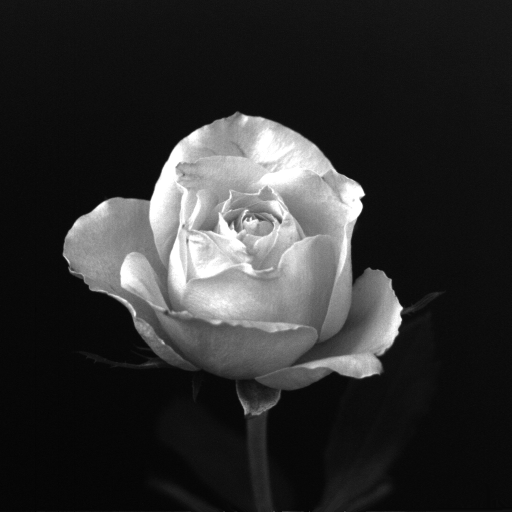
#> input picture TP2/rose1024.tif, 1024 x 1024 px (shown at 1/2 size)
$ jupyter execute TP2_notebook.ipynb
#> lines starting #> are read from the running program, lines starting #| are printed output that depends on the picture; after the words box and inside, x2 and y2 are one past the last pixel; in counts of white or black regions, pixels touching at a corner belong together
# TP 2
## Ejercicio 1
- Filmina 8: Se submuestrea una imagen de tamaño original 1024x1024 y se muestran las imagenes resultantes

[cell 1]
import cv2
from matplotlib import pyplot as plt
import numpy as np
import scipy

[cell 2]
mydpi = 92
img = cv2.imread('rose1024.tif',cv2.IMREAD_GRAYSCALE)
#> img is the input picture: shape (1024, 1024); min 0, max 255, mean 46.8
plt.figure(1,figsize=(1024/mydpi,1024/mydpi), dpi=mydpi)
plt.imshow(img,cmap='gray', vmin=0, vmax=255)
plt.title('1024x1024')
plt.axis('off')
plt.show(block=False) # Show the plot in non-blocking mode (i.e continue)

dim = (512,512)
img2 = cv2.resize(img,dim,cv2.INTER_AREA)
plt.figure(2,figsize=(512/mydpi,512/mydpi), dpi=mydpi)
plt.imshow(img2,cmap='gray', vmin=0, vmax=255)
plt.title('512x512')
plt.axis('off')
plt.show(block=False) # Show the plot in non-blocking mode (i.e continue)

dim = (256,256)
img3 = cv2.resize(img,dim,cv2.INTER_AREA)
plt.figure(3,figsize=(256/mydpi,256/mydpi), dpi=mydpi)
plt.imshow(img3,cmap='gray', vmin=0, vmax=255)
plt.title('256x256')
plt.axis('off')
plt.show(block=False) # Show the plot in non-blocking mode (i.e continue)

dim = (128,128)
img4 = cv2.resize(img,dim,cv2.INTER_AREA)
plt.figure(4,figsize=(128/mydpi,128/mydpi), dpi=mydpi)
plt.imshow(img4,cmap='gray', vmin=0, vmax=255)
plt.title('128x128')
plt.axis('off')
plt.show(block=False) # Show the plot in non-blocking mode (i.e continue)

dim = (64,64)
img5 = cv2.resize(img,dim,cv2.INTER_AREA)
plt.figure(5,figsize=(64/mydpi,64/mydpi), dpi=mydpi)
plt.imshow(img5,cmap='gray', vmin=0, vmax=255)
plt.title('64x64')
plt.axis('off')
plt.show(block=False) # Show the plot in non-blocking mode (i.e continue)

dim = (32,32)
img6 = cv2.resize(img,dim,cv2.INTER_AREA)
plt.figure(6,figsize=(32/mydpi,32/mydpi), dpi=mydpi)
plt.imshow(img6,cmap='gray', vmin=0, vmax=255)
plt.title('32x32')
plt.axis('off')
plt.show(block=False) # Show the plot in non-blocking mode (i.e continue)

- Filmina 9:
Las imágenes del punto anterior se muestran en el mismo tamaño, enfatizando la perdida de calidad de las mismas en cada paso de downsampling.

[cell 3]
plt.imshow(img,cmap='gray', vmin=0, vmax=255)
plt.title('Size 1024x1024')
plt.axis('off')
plt.show(block=False) #

plt.imshow(img2,cmap='gray', vmin=0, vmax=255)
plt.title('Upscaled 512x512')
plt.axis('off')
plt.show(block=False) #

plt.imshow(img3,cmap='gray', vmin=0, vmax=255)
plt.title('Upscaled 256x256')
plt.axis('off')
plt.show(block=False) #
plt.imshow(img4,cmap='gray', vmin=0, vmax=255)
plt.title('Upscaled 128x128')
plt.axis('off')
plt.show(block=False) #

plt.imshow(img5,cmap='gray', vmin=0, vmax=255)
plt.title('Upscaled 64x64')
plt.axis('off')
plt.show(block=False) #

plt.imshow(img6,cmap='gray', vmin=0, vmax=255)
plt.title('Upscaled 32x32')
plt.axis('off')
plt.show(block=False) #

- Filmina 10: Se muestra la degradacion de la imagen al agrandar el tamaño de los píxeles.

En nuestro caso, hacemos uso del parametro DPI (densidad de pixeles por pulgada) para modificar el tamaño de los px.

[cell 4]
building = cv2.imread('edificio.png',cv2.IMREAD_GRAYSCALE)
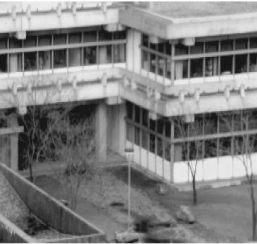
#> input picture TP2/edificio.png, 257 x 244 px
#> building is the input picture: shape (244, 257); min 15, max 255, mean 126.9

plt.figure(8 ,figsize=(4,4),dpi=92)
plt.axis('off')
plt.imshow(building,cmap='gray',vmin=0,vmax=255)
plt.title('Building w/ 92 ppi')

plt.figure(9,figsize=(4,4) ,dpi=28)
plt.axis('off')
plt.imshow(building,cmap='gray',vmin=0,vmax=255)
plt.title('Building w/ 28 ppi')

- Filmina 11:

Ahora veremos como se modifica una imagen con diferentes niveles de cuantización. Utilizamos una combinacion de un escalado en las imagenes + seteo de niveles para el maximo y minimo de amplitud en pyplot.

[cell 5]
img = cv2.imread('ctskull256.tif',cv2.IMREAD_GRAYSCALE)
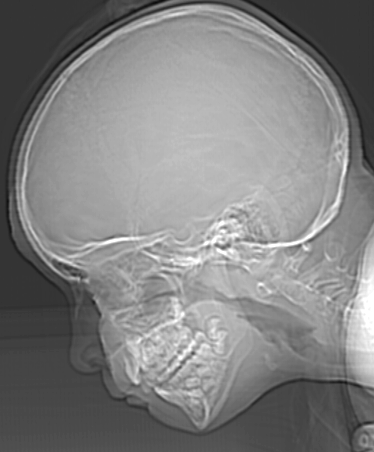
#> input picture TP2/ctskull256.tif, 374 x 452 px
#> img is the input picture: shape (452, 374); min 12, max 255, mean 129.4

plt.imshow(img,cmap='gray', vmin=0, vmax=255)
plt.title('Skull 255')
plt.axis('off')
plt.show(block=False) #

#Cuantizamos a 16 niveles de gris
img2 = img * (15 / 255)
#> img2: shape (452, 374) float64
img2=np.round(img2)
plt.imshow(img2,cmap='gray', vmin=0, vmax=15)
plt.title('Skull con 16 niveles de gris')
plt.axis('off')
plt.show(block=False) #

#8 Niveles
img3 = img * (7 / 255)
#> img3: shape (452, 374) float64
img3=np.round(img3)
plt.imshow(img3,cmap='gray', vmin=0, vmax=7)
plt.title('Skull con 8 niveles de gris')
plt.axis('off')
plt.show(block=False) #

#4 Niveles
img4 = img * (3 / 255)
#> img4: shape (452, 374) float64
img4=np.round(img4)
plt.imshow(img4,cmap='gray', vmin=0, vmax=3)
plt.title('Skull con 4 niveles de gris')
plt.axis('off')
plt.show(block=False) #

#Finalmente, a 2 niveles (B or W)
img5 = img * (1 / 255)
#> img5: shape (452, 374) float64
img5=np.round(img5)
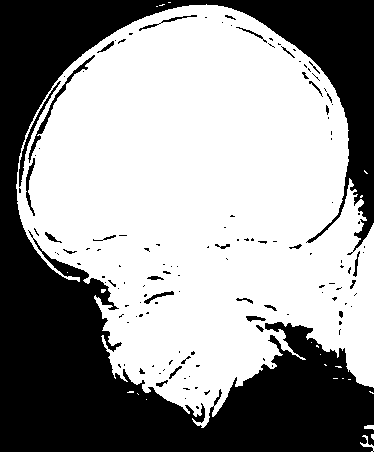
#> img5: shape (452, 374) float64; values 0 (black) and 1 (white), 59.7% white; 134 black regions (103 under 20 px), largest, box (x1, y1, x2, y2) and area: (0, 0, 374, 452) 65430, (28, 55, 95, 163) 449, (19, 81, 61, 187) 349
plt.imshow(img5,cmap='gray', vmin=0, vmax=1)
plt.title('Skull con 2 niveles de gris')
plt.axis('off')
plt.show(block=False) #

# TP 2
## Ejercicio 2
Pasar a python los ejemplos de matlab (Unidad 3)

- ex1.m

[cell 6]
import numpy as np
from scipy.ndimage import rotate

def fspecial(type, arg1=None, arg2=None):
    if not isinstance(type, str):
        raise ValueError("fspecial: first argument must be a string")

    type = type.lower()

    if type == "average":
        if arg1 is not None and np.all(np.isreal(arg1)) and np.prod(arg1.shape) <= 2:
            fsize = arg1
        else:
            fsize = 3
        f = np.ones((fsize, fsize))
        f /= np.sum(f)

    elif type == "disk":
        if arg1 is not None and np.all(np.isreal(arg1)) and np.isscalar(arg1):
            radius = arg1
        else:
            radius = 5
        x, y = np.meshgrid(np.arange(-radius, radius+1), np.arange(-radius, radius+1))
        r = np.sqrt(x**2 + y**2)
        f = (r <= radius).astype(float)
        f /= np.sum(f)

    elif type == "gaussian":
        if arg1 is not None and np.all(np.isreal(arg1)):
            if np.isscalar(arg1):
                hsize = (arg1, arg1)
            elif isinstance(arg1, (list, tuple)) and len(arg1) == 2:
                hsize = arg1
            else:
                raise ValueError("fspecial: second argument must be a scalar or a vector of two scalars")
        else:
            hsize = (3, 3)

        if arg2 is not None and np.all(np.isreal(arg2)) and np.isscalar(arg2):
            sigma = arg2
        else:
            sigma = 0.5

        h1, h2 = hsize[0] - 1, hsize[1] - 1
        x, y = np.meshgrid(np.arange(0, h2+1), np.arange(0, h1+1))
        x = x - h2/2
        y = y - h1/2
        gauss = np.exp(-(x**2 + y**2) / (2 * sigma**2))
        f = gauss / np.sum(gauss)

    elif type == "laplacian":
        if arg1 is not None and np.isscalar(arg1):
            alpha = arg1
            if alpha < 0 or alpha > 1:
                raise ValueError("fspecial: second argument must be between 0 and 1")
        else:
            alpha = 0.2
        f = (4 / (alpha + 1)) * np.array([[alpha/4, (1-alpha)/4, alpha/4],
                                         [(1-alpha)/4, -1, (1-alpha)/4],
                                         [alpha/4, (1-alpha)/4, alpha/4]])

    elif type == "log":
        if arg1 is not None and np.all(np.isreal(arg1)):
            if np.isscalar(arg1):
                hsize = (arg1, arg1)
            elif isinstance(arg1, (list, tuple)) and len(arg1) == 2:
                hsize = arg1
            else:
                raise ValueError("fspecial: second argument must be a scalar or a vector of two scalars")
        else:
            hsize = (5, 5)

        if arg2 is not None and np.all(np.isreal(arg2)) and np.isscalar(arg2):
            sigma = arg2
        else:
            sigma = 0.5

        h1, h2 = hsize[0] - 1, hsize[1] - 1
        x, y = np.meshgrid(np.arange(0, h2+1), np.arange(0, h1+1))
        x = x - h2/2
        y = y - h1/2
        gauss = np.exp(-(x**2 + y**2) / (2 * sigma**2))
        f = ((x**2 + y**2 - 2 * sigma**2) * gauss) / (2 * np.pi * sigma**6 * np.sum(gauss))

    elif type == "motion":
        if arg1 is not None and np.all(np.isreal(arg1)):
            len_ = int(arg1)
        else:
            len_ = 9

        if len_ % 2 == 1:
            sze = (len_, len_)
        else:
            sze = (len_+1, len_+1)

        if arg2 is not None and np.all(np.isreal(arg2)):
            angle = arg2
        else:
            angle = 0

        f = np.zeros(sze)
        f[len_//2, 0:len_] = 1
        f = rotate(f, angle, reshape=False)
        f /= np.sum(f)

    elif type == "prewitt":
        f = np.array([[1, 1, 1],
                      [0, 0, 0],
                      [-1, -1, -1]])

    elif type == "sobel":
        f = np.array([[1, 2, 1],
                      [0, 0, 0],
                      [-1, -2, -1]])

    elif type == "kirsch":
        f = np.array([[3, 3, 3],
                      [3, 0, 3],
                      [-5, -5, -5]])

    elif type == "unsharp":
        if arg1 is not None and np.isscalar(arg1):
            alpha = arg1
            if alpha < 0 or alpha > 1:
                raise ValueError("fspecial: second argument must be between 0 and 1")
        else:
            alpha = 0.2

        f = (1 / (alpha + 1)) * np.array([[-alpha, alpha-1, -alpha],
                                         [alpha-1, alpha+5, alpha-1],
                                         [-alpha, alpha-1, -alpha]])

    else:
        raise ValueError("fspecial: filter type '{}' is not supported".format(type))

    return f

[cell 7]
# Filters

filters = {
    'unsharp': fspecial('unsharp'),
    'disk': fspecial('disk'),
    'array': np.array([
        [0  , 1/6, 0  ],
        [1/6, 1/3, 1/6],
        [0  , 1/6, 0  ],
    ]),
}

[cell 8]
def show(title, h):
    fig, (ax1, ax2, ax3) = plt.subplots(1, 3)
    fig.suptitle(title, y=0.8)
    n = 256
    big = np.zeros((n, n))
    big[n // 2, n // 2] = 1
    h1 = scipy.signal.convolve2d(big, h, mode="same")
    ax1.set_title("Conv")
    ax1.imshow(h1)

    S = scipy.fft.fft2(h1)
    SM = np.abs(S)
    img = scipy.fft.fftshift(SM / np.max(SM))
    ax2.set_title("Spect")
    ax2.imshow(img)

    IMd = np.log(1 + np.abs(SM))
    img = scipy.fft.fftshift(IMd / np.max(SM))
    ax3.set_title("Spect Log")
    ax3.imshow(img)

    ax1.axis('off')
    ax2.axis('off')
    ax3.axis('off')
    plt.tight_layout()
    plt.show()

show('HI pass', filters['unsharp'])
show('LOW pass', filters['disk'])
show('array', filters['array'])

- ex2.m

[cell 9]
def show(title, h):
    h = h / np.sum(h)
    h1 = scipy.signal.convolve2d(b, h)
    plt.title(title)
    plt.imshow(h1, cmap='gray')
    plt.axis("off")
    plt.show()


b = cv2.imread('barbara.jpg', cv2.IMREAD_GRAYSCALE)
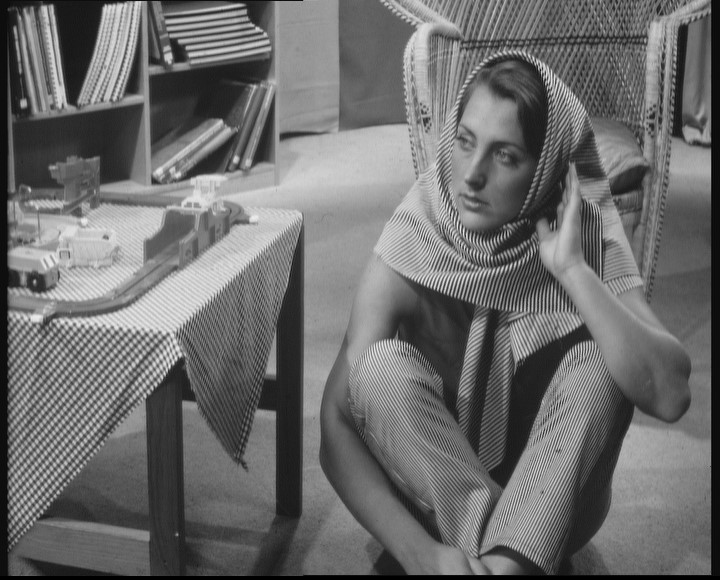
#> input picture TP2/barbara.jpg, 720 x 580 px
#> b is the input picture: shape (580, 720); min 0, max 244, mean 108.4
plt.title("Original")
plt.imshow(b, cmap='gray')
plt.axis("off")
plt.show()

show("LOW pass", filters['disk'])
show("HI pass", filters['unsharp'])
show("array", filters['array'])

- viasampling.m

[cell 10]
import scipy
import numpy as np
import matplotlib.pyplot as plt
from PIL import Image
import cv2

### Funcion upsampling

[cell 11]
def upsampling(I,m):
# Upsample the square image I by a factor of m
  N, M=np.shape(I)
  s=(m*N,m*N)
  Iup = np.zeros(s)
  # Expand input image
  for i in range(N):
    for j in range(N):
        Iup[m*(i-1)+1,m*(j-1)+1]=I[i,j]
# Ideal filter
  N, M=np.shape(Iup)
  w=1/m
  F=scipy.fft.fftshift(scipy.fft.fft2(Iup))
  for i in range(N):
      for j in range(N):
          r2=(i-round(N/2))**2+(j-round(N/2))**2
          if (r2>round((N/2*w)**2)):
            F[i,j]=0
  Iup=(m*m)*abs(scipy.fft.ifft2(scipy.fft.fftshift(F)))
  return Iup

### Funcion DownSampling

[cell 12]
def downsampling(I,m,filter):
# Downsample the square image I by a factor of m
  N, M=np.shape(I)
                    # Apply ideal filter
  w=1/m;
  F=scipy.fft.fftshift(scipy.fft.fft2(I));
  if filter=='FILTER_ON':
    for i in range(N):
        for j in range(N):
            r2=(i-round(N/2))**2+(j-round(N/2))**2;

            if (r2>round((N/2*w)**2)):        #ojo w=1/m
              F[i,j]=0


  Idown=np.real(scipy.fft.ifft2(scipy.fft.fftshift(F)));
# Now downsample

  Idown = cv2.resize(Idown, dsize=(int(N/m), int(N/m)), interpolation=cv2.INTER_NEAREST)
  return Idown

## viasampling

[cell 13]
#Via sampling theory
m=2;            ##Factor de downsampling
f1 = cv2.imread('barbara.jpg',cv2.IMREAD_GRAYSCALE)
f1 = f1[0:500, 0:500]


plt.figure(1)
plt.imshow(f1,cmap='gray', vmin=0, vmax=255)
plt.title('0°)Original')
plt.axis('off')
plt.show(block=False) # Show the plot in non-blocking mode (i.e continue)

#f2=downsampling(f1,m,'FILTER_OFF');
f2=downsampling(f1,m,'FILTER_ON');
plt.figure(2)
plt.imshow(f1,cmap='gray', vmin=0, vmax=255)
plt.title('1°)Downsample')
plt.axis('off')
plt.show(block=False) # Show the plot in non-blocking mode (i.e continue)

f3=upsampling(f2,m);
#> after the loop in upsampling, `for i in range(N):`:
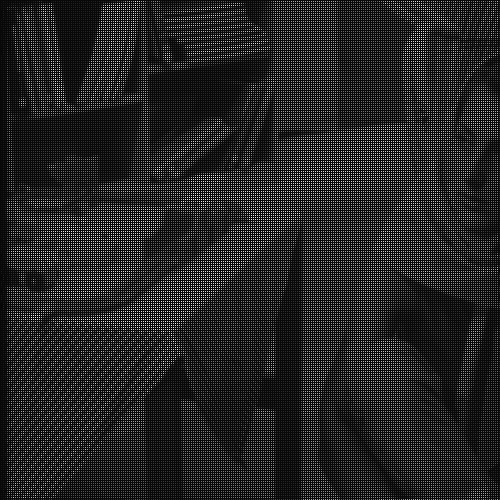
#> Iup: shape (500, 500) float64; min -8.15, max 240.9, mean 29.3; drawn with min black and max white
plt.figure(3)
plt.imshow(f1,cmap='gray', vmin=0, vmax=255)
plt.title('2°)Upsample')
plt.axis('off')
plt.show(block=False) # Show the plot in non-blocking mode (i.e continue)

# TP2
## Ejercicio 4

[cell 14]
import numpy as np
import matplotlib.pyplot as plt
from scipy import signal, fft, linalg
from PIL import Image
import cv2

La estructura será, cargar las 2 imagenes, hallar las respectivas transformadas, hallar la norma cuadrada de la convolucion entre ambas y luego sacar R, para despues aplicar IDFT y quedarnos con max(r)

[cell 15]
ia = cv2.imread('dog1ss.jpg',cv2.IMREAD_GRAYSCALE)
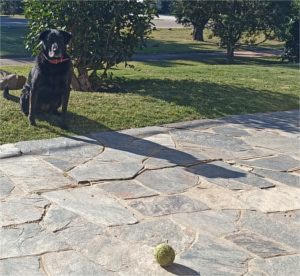
#> input picture TP2/dog1ss.jpg, 300 x 276 px
#> ia: shape (276, 300); min 23, max 253, mean 134
ib = cv2.imread('dog2ss.jpg',cv2.IMREAD_GRAYSCALE)
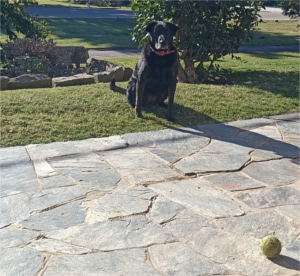
#> input picture TP2/dog2ss.jpg, 300 x 276 px
#> ib: shape (276, 300); min 21, max 255, mean 141.2
plt.figure(1)
plt.imshow(ia,cmap='gray', vmin=0, vmax=255)
plt.title('ia')
plt.axis('off')
plt.show(block=False) # Show the plot in non-blocking mode (i.e continue)
plt.figure(2)
plt.imshow(ib,cmap='gray', vmin=0, vmax=255)
plt.title('ib')
plt.axis('off')
plt.show(block=False) # Show the plot in non-blocking mode (i.e continue)

[cell 16]
print(ia.shape)  #Vemos el tamaño de las imagenes
#| (276, 300)

[cell 17]
Ia = fft.fft2(ia)   #Transformamos ambas imagenes,
Ib = fft.fft2(ib)
Ia = np.real(Ia)    #Y nos quedamos solo con la parte real (ambas señales son reales y buscamos minimizar el ruido numérico)
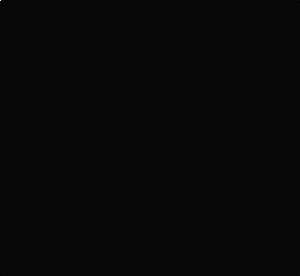
#> Ia: shape (276, 300) float64; min -362655.8, max 11096426, mean 107; drawn with min black and max white
Ib = np.real(Ib)

Realizamos el producto Hadamard (elemento a elemento) entre las matrices

[cell 18]
iaxib = Ia*Ib

[cell 19]
minorm=linalg.norm(iaxib)   # Norma 1 del producto ia x ib
#> minorm = 1.3e+14

[cell 20]
R = iaxib / minorm      ## Correlación normalizada
r = fft.ifft2(R)        ## IDFT[R(u,v)] = r(x,y)

[cell 21]
print("Vemos el valor de r.shape: ",r.shape,"\nLógicamente se mantuvo la dimension de las imágenes en la FFT y en el producto punto")
#| Vemos el valor de r.shape:  (276, 300)
#| Lógicamente se mantuvo la dimension de las imágenes en la FFT y en el producto punto
#Buscamos en que indice se enceuntra el valor maximo, siendo que mis indices son x e y, se maximizan en DeltaX / DeltaY
deltaY,deltaX = np.unravel_index(r.argmax(), r.shape)
#> deltaY = 268; deltaX = 107
deltaYoffs = deltaY-r.shape[0]            #Como el desplazamiento en Y es negativo, se interpreta el wrap-around
#> deltaYoffs = -8
print("Los valores de deltaX y deltaY resultan \nDeltaX:",deltaX,"\nDeltaY:",deltaYoffs)
#| Los valores de deltaX y deltaY resultan
#| DeltaX: 107
#| DeltaY: -8

En realidad el deltaY es $\Delta Y = 268px-276px = -8px$, ya que lo que se aprecia es un corrimiento en el eje Y hacia las coordinadas negativas.
Como el corrimiento en X es en sentido positivo, $\Delta X = 107px$ es correcto

### Prueba
Como ultima prueba, extraemos en base a los resultados la imagen que resulta de la interseccion de ia e ib, es decir que nos quedamos con los elementos presentes en las dos y comprobamos que tenga sentido.

[cell 22]
m,n = ia.shape
#> m = 276; n = 300
print("Tamaños de ia/ib -> Y:",m,"X:",n)
#| Tamaños de ia/ib -> Y: 276 X: 300
truncIa = ib[0:deltaY,deltaX:n]
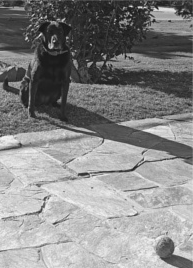
#> truncIa: shape (268, 193); min 21, max 245, mean 135.5
#truncIa = ib[-(m-i):-(n-j)]
print("Tamaños de la imagen intersección -> Y:",truncIa.shape[0],"X:",truncIa.shape[1])  ## Vemos que la "imagen intersección" es de menor tamaño que ia e ib, como era de esperarse
#| Tamaños de la imagen intersección -> Y: 268 X: 193

[cell 23]
plt.imshow(truncIa,cmap='gray', vmin=0, vmax=255)
plt.title('Parte compartida por las imágenes')
plt.axis('off')
plt.show(block=False) #

[cell 24]
## DESDE ACA ¿WIP?
r_grap = np.real(r)
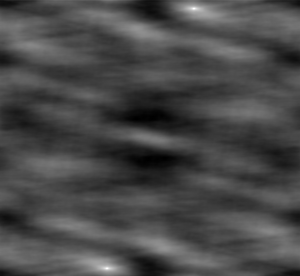
#> r_grap: shape (276, 300) float64; min 1.2e-05, max 1.22e-05, mean 1.21e-05; drawn with min black and max white
r_grap = r_grap/np.amax(r_grap)
print(np.amax(r_grap))
#| 1.0
plt.figure(3)
plt.imshow(r_grap,cmap='gray', vmin=0, vmax=255)
plt.title('r')
plt.axis('off')
plt.show(block=False) # Show the plot in non-blocking mode (i.e continue)
